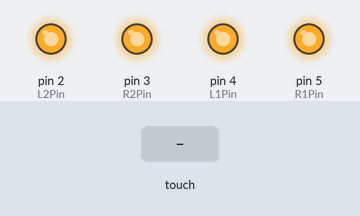
A sketch run on a simulated Arduino Uno, built with avr-gcc and run on an emulated ATmega328P. Parts: output pins drawn as LEDs (lit = HIGH). The inputs (shaded band) are chosen by the test bench. What the sketch prints to the serial monitor is not drawn.

Above: at 1.2 s.
1.3 s: touch panel pressed at 13 % / 10 % of its raw x / y range
Timing chart, 0 to 4.3 s (numbered marks = the images above; inputs shaded):
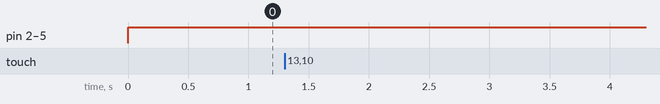

Measured:
- after the input at 1.3 s, every drawn part: stays the same

The sketch:

MikuTouchBar.ino
```cpp
#include <stdint.h>
#include "TouchScreen.h"
#define TOUCHSCREEN_COUNT 2
#define PRESSURE_THRESHOLD  100
#define READ_DELAY 20
#define MIN_SWIPE
#define SCREEN_WIDTH 865
#define INVALID_TOUCH -5000

int R1Pin = 5;
int R2Pin = 3;
int L1Pin = 4;
int L2Pin = 2;

//XP, YP, XM, YM
//Port definitions for where the touch screens are plugged in
byte pins[TOUCHSCREEN_COUNT][4] = {
  { 7, A4, A5, 6},
  { 9, A2, A3, 8}
};

enum class Direction { left, right };

//Array to hold the touch screen objects
TouchScreen* touchScreens[TOUCHSCREEN_COUNT];
int latestReading[TOUCHSCREEN_COUNT] = {INVALID_TOUCH, INVALID_TOUCH};


// For better pressure precision, we need to know the resistance
// between X+ and X- Use any multimeter to read it
// For the one we're using, its 300 ohms across the X plate

void setup(void) {
  int index = 0;

  pinMode(R1Pin, OUTPUT);
  pinMode(R2Pin, OUTPUT);
  pinMode(L1Pin, OUTPUT);
  pinMode(L2Pin, OUTPUT);

  //Instantiate all the touchscreens.
  for (auto& pin : pins) {
    touchScreens[index] = new TouchScreen(pin[0], pin[1], pin[2], pin[3], 300);
    index++;
  }

  Serial.begin(9600);
}

void loop(void) {
  int thisReading[TOUCHSCREEN_COUNT] = {INVALID_TOUCH, INVALID_TOUCH};
  int index = 0;
  int RButton = 0;
  int LButton = 0;

  //Get a reading from each touch screen
  for (auto& ts : touchScreens) {
    // a point object holds x y and z coordinates
    TSPoint thisPoint = ts->getPoint();

    //Serial.print(thisPoint.z);
    //Serial.print("\n");
    //Check if the reading exceeds the pressure threshold
    if (thisPoint.z > PRESSURE_THRESHOLD) {
      Serial.print("\n----------\n");
      TransformPoint(thisPoint, index);
      int count = 0;
      for (auto& aLatest : latestReading) {
        if (aLatest != INVALID_TOUCH) {
          /*
          Serial.print("this reading: ");
          Serial.print(thisPoint.x);
          Serial.print("\n");*/

          Direction swipeDirection;
          int diff;
          if (thisPoint.x > aLatest) {
            diff = thisPoint.x - aLatest;
            swipeDirection = Direction::right;
          }
          else {
            diff = aLatest - thisPoint.x;
            swipeDirection = Direction::left;
          }
          /*
          Serial.print(" alatest = ");
          Serial.print(aLatest);
          Serial.print(" diff = ");
          Serial.print(diff);*/

          if (diff <= 180 && diff > 2) {
            if (swipeDirection == Direction::right) {
              Serial.print(" swiping right");
              RButton++;
            }
            else {
              Serial.print(" swiping left");
              LButton++;
            }
          }
        }
        count++;
      }

      //Store this as the latest.
      thisReading[index] = thisPoint.x;
    }
    //If the screen did not reach pressure treshold, write invalid value.
    else {
      thisReading[index] = INVALID_TOUCH;
    }

    index++;
  }

  SetPins(RButton, Direction::right);
  SetPins(LButton, Direction::left);

  //Copy thisReading array to the latestReading for next time.
  for (int i = 0; i < TOUCHSCREEN_COUNT; i++) {
    latestReading[i] = thisReading[i];
  }
  delay(READ_DELAY);
}


void SetPins(int& buttonNum, Direction swipeDirection) {
  if (buttonNum >= 2) {
    if (swipeDirection == Direction::right) {
      digitalWrite(R2Pin, LOW);
      digitalWrite(R1Pin, LOW);
    }
    else {
      digitalWrite(L2Pin, LOW);
      digitalWrite(L1Pin, LOW);
    }
  }
  else if (buttonNum == 1) {
    if (swipeDirection == Direction::right) {
      digitalWrite(R2Pin, HIGH);
      digitalWrite(R1Pin, LOW);
    }
    else {
      digitalWrite(L2Pin, HIGH);
      digitalWrite(L1Pin, LOW);
    }
  }
  else {
    if (swipeDirection == Direction::right) {
      digitalWrite(R2Pin, HIGH);
      digitalWrite(R1Pin, HIGH);
    }
    else {
      digitalWrite(L2Pin, HIGH);
      digitalWrite(L1Pin, HIGH);
    }
  }
}

void TransformPoint(TSPoint& inPoint, int index) {
  //inPoint.x -= 70;
  inPoint.x += SCREEN_WIDTH * index;
  return;
}
```
